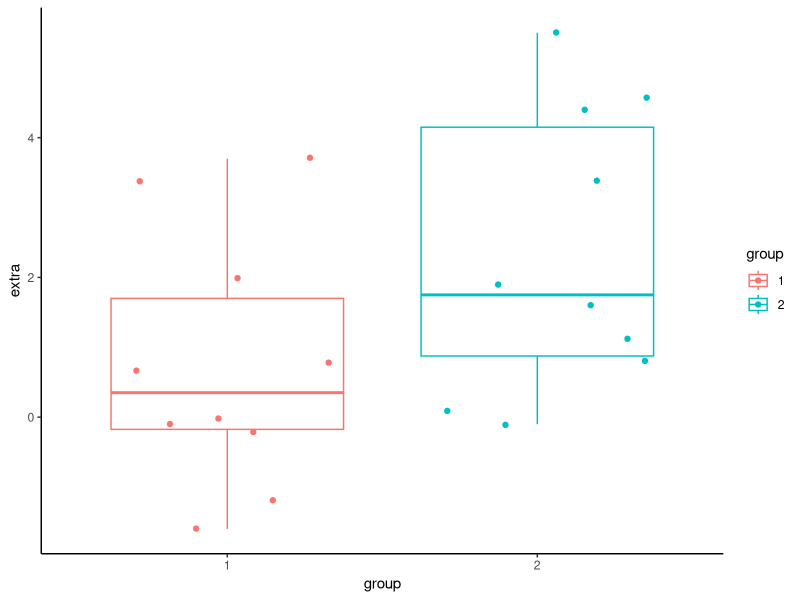

Recreate this plot in R. (Note: this script raises an error after producing the figure.)
## ---- chunk 1
m <- 100
n <- 80
mu_1 <- 10
sigma_1 <- 2.5
mu_2 <- 6
sigma_2 <- 4.5

set.seed(20232023)
x1 <- rnorm(m, mean = mu_1, sd = sigma_1)
y1 <- rnorm(n, mean = mu_2, sd = sigma_2)
u0 <- (mean(x1) - mean(y1)) / sqrt(sigma_1^2 / m + sigma_2^2 / n)
u0
## ---- chunk 2
# 计算拒绝域
qnorm(1 - 0.05)
# 计算 P 值
1 - pnorm(u0)
## ---- chunk 3
s_w <- sqrt(1 / (m + n - 2) * ((m - 1) * var(x1) + (n - 1) * var(y1)))
t0 <- (mean(x1) - mean(y1)) / (s_w * sqrt(1 / m + 1 / n))
t0
## ---- chunk 4
# 临界值：0.95 分位点对应的分位数
qt(1 - 0.05, df = m + n - 2)
# p 值
1 - pt(t0, df = m + n - 2, lower.tail = TRUE)
## ---- chunk 5
t.test(x = x1, y = y1, alternative = "greater", var.equal = TRUE)
## ---- chunk 6
s0 <- var(x1) / m + var(y1) / n
l <- s0^2 / (var(x1)^2 / (m^2 * (m - 1)) + var(y1)^2 / (n^2 * (n - 1)))
l
## ---- chunk 7
t0 <- (mean(x1) - mean(y1)) / sqrt(s0)
t0
## ---- chunk 8
# 临界值：0.95 分位点对应的分位数
qt(1 - 0.05, df = 127)
# p 值
1 - pt(t0, df = 126, lower.tail = TRUE)
## ---- chunk 9
t.test(x = x1, y = y1, alternative = "greater", var.equal = FALSE)
## ---- chunk 10
#| label: fig-sleep
#| fig-width: 4
#| fig-height: 4
#| fig-cap: 学生睡眠数据的分布

data("sleep")
library(ggplot2)
ggplot(aes(x = group, y = extra, color = group), data = sleep) +
  geom_boxplot() +
  geom_jitter() +
  theme_classic()
## ---- chunk 11
# 方差未知但相等
t.test(extra ~ group, data = sleep, var.equal = TRUE)
# 方差未知且不等
t.test(extra ~ group, data = sleep, var.equal = FALSE)
## ---- chunk 12
#| label: fig-numbers-ttest
#| fig-cap: 办公软件 Numbers 的两样本 T 检验功能
#| echo: false

knitr::include_graphics("screenshots/number-ttest.png")
## ---- chunk 13
t.test(x = c(3, 4, 5, 8, 9, 1, 2, 4, 5), y = c(6, 19, 3, 2, 14, 4, 5, 17, 1))
## ---- chunk 14
var.test(extra ~ group, data = sleep)
## ---- chunk 15
wilcox.test(extra ~ group, data = sleep)
## ---- chunk 16
kruskal.test(extra ~ group, data = sleep)
## ---- chunk 17
# 两样本
bartlett.test(extra ~ group, data = sleep)
## ---- chunk 18
ansari.test(extra ~ group, data = sleep)
mood.test(extra ~ group, data = sleep)
fligner.test(extra ~ group, data = sleep)
## ---- chunk 19
data("PlantGrowth")
# 假设方差相同
oneway.test(weight ~ group, data = PlantGrowth, var.equal = TRUE)
# 假设方差不同
oneway.test(weight ~ group, data = PlantGrowth, var.equal = FALSE)
## ---- chunk 20
aov(weight ~ group, data = PlantGrowth)
## ---- chunk 21
fit <- nlme::gls(weight ~ 1, data = PlantGrowth, method = "ML",
  weights = nlme::varIdent(form = ~ 1 | group)
)
summary(fit)
## ---- chunk 22
kruskal.test(weight ~ group, data = PlantGrowth)
## ---- chunk 23
friedman.test(extra ~ group | ID, data = sleep)
## ---- chunk 24
quade.test(extra ~ group | ID, data = sleep)
## ---- chunk 25
# 参数检验
bartlett.test(weight ~ group, data = PlantGrowth)
# 非参数检验
fligner.test(weight ~ group, data = PlantGrowth)
## ---- chunk 26
smokers  <- c( 83, 90, 129, 70 )
patients <- c( 86, 93, 136, 82 )
prop.test(smokers, patients)
prop.trend.test(smokers, patients)
## ---- chunk 27
pairwise.t.test(x = sleep$extra, g = sleep$group, paired = T)
## ---- chunk 28
# power.t.test()
## ---- chunk 29
# power.prop.test()
## ---- chunk 30
# power.anova.test()
